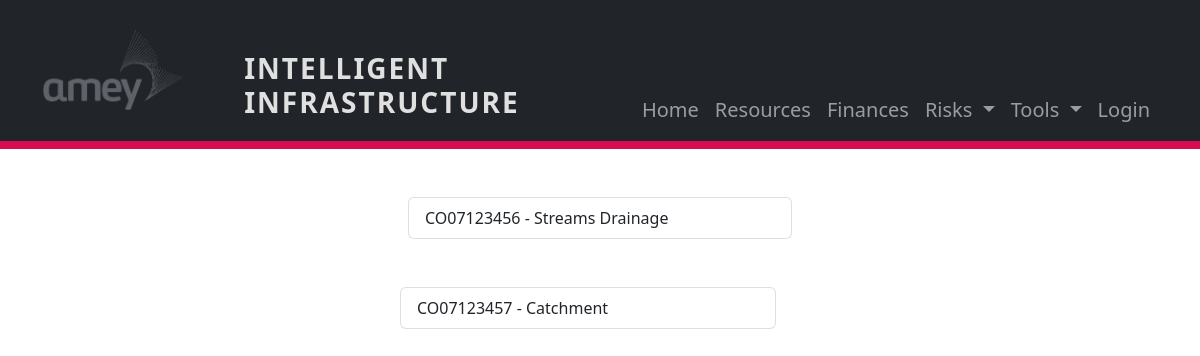
The app's page /ii_app/finances, older data.
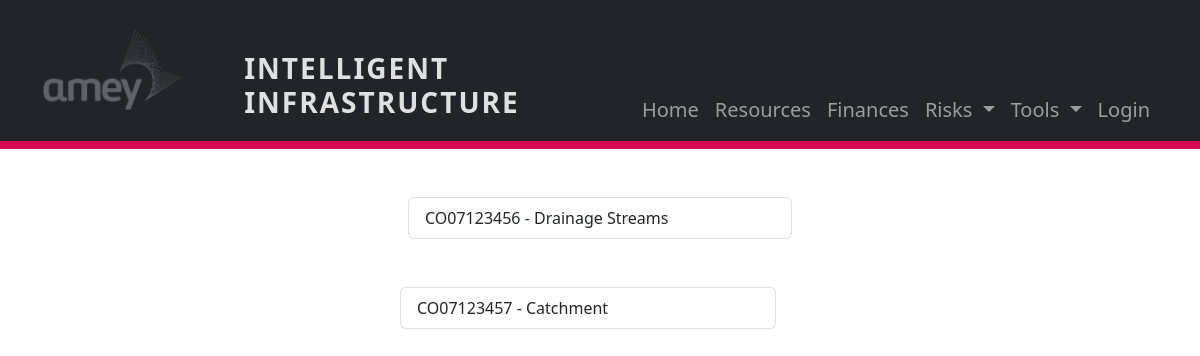
The same page, newer data.
### ii_app/models.py (models this page shows, shortened)
class Project(models.Model):
    client = models.ForeignKey(Client, on_delete=models.DO_NOTHING)
    code = models.CharField (max_length=50)
    title = models.CharField (max_length=200)

### ii_app/views.py (the view)
# urls.py: path('finances', views.finances, name='finances'),
def finances(request):
    project_and_employee_names = Project.objects.order_by('code','title').all()
    context = {
        'project_and_employee_names': project_and_employee_names,
    }
    return render (request, 'ii_app/finances.html', context)

### ii_app/templates/ii_app/finances.html
{% extends 'ii_app/base.html' %}
{% block body %}
{% for item in project_and_employee_names %}
<div class="row mt-5">
    <div class="col-4 mx-auto">
      <div class="list-group" id="list-tab" role="tablist">
        <a class="list-group-item list-group-item-action" id="list-home-list" data-toggle="list"
           href="/ii_app/finances/{{item.code}}/" role="tab" aria-controls="home">{{item.code}} - {{item.title}} </a>
      </div>
    </div>
{% endfor %}
{% endblock %}

Row changes from the older to the newer data that the page shows:
changed Project "CO07123456": title "Streams Drainage" → "Drainage Streams"
